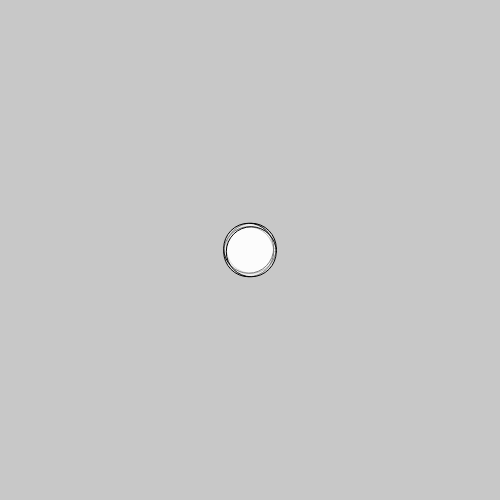
Frame 1 (no input)
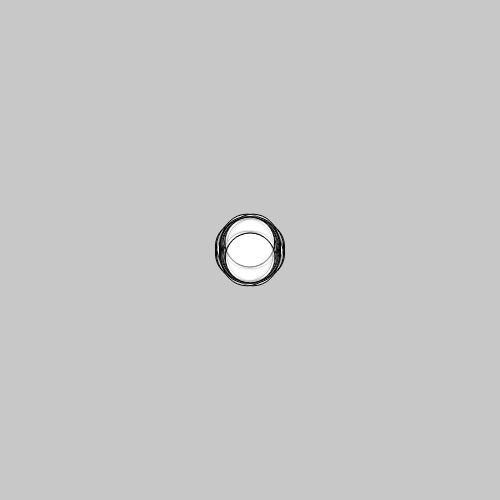
Frame 60 (no input)
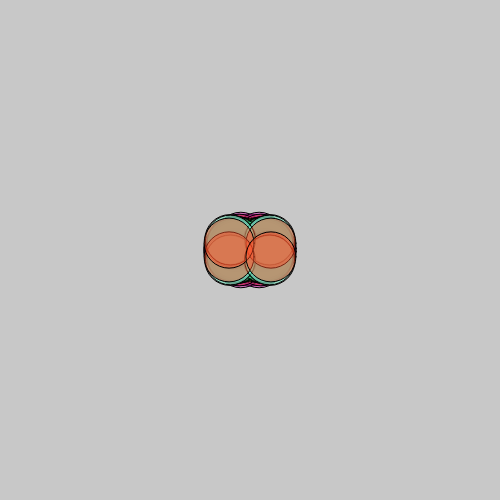
Frame 120 (the mouse pressed at the canvas centre since frame 60)

The p5.js sketch that drew these frames (run headless with seeded random() and noise() and a simulated clock; from frame 60 on, the mouse is pressed at the canvas centre):

// p5.js sketch
// ── sketch.js
let r = 255; let g = 255; let b = 255;
let speed = 3; let diameter = 50;
let x1; let y1;
let x2; let y2;
function setup() {
  createCanvas(500, 500);
  x1 = width/2;
  y1 = height/2;
  x2 = width/2;
  y2 = height/2;
  background(200);
}
function draw() {
  x1 += random(-speed, speed);
  y1 += random(-speed, speed);
  x1 = constrain(x1, 0 , width);
  y1 = constrain(y1, 0, height);
  x2 = -x1 +width
  y2 = -y1 +height
  if (mouseIsPressed) {
    r = random(255);
    g = random(255);
    b = random(255);
  }
  fill (r, g, b, 120);
  ellipse(x1, y1, diameter, diameter);
  fill (r, g, b, 120);
  ellipse(x2, y2, diameter, diameter);
  fill (r, g, b, 120);
  ellipse(x2, y1, diameter, diameter);
  fill (r, g, b, 120);
  ellipse(x1, y2, diameter, diameter);
}
